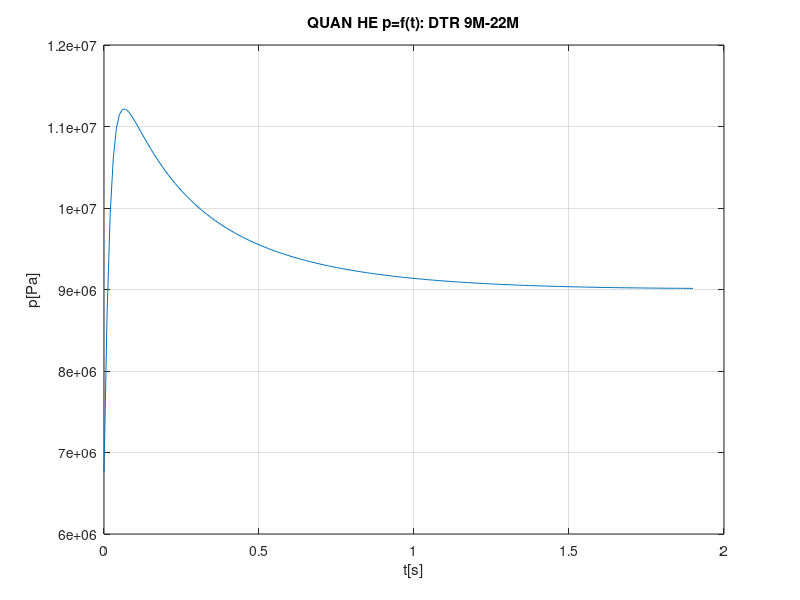

Source code (MATLAB):
clear all;
clc
%'---Chuong trinh giai bai toan TPT cua DTR 9M-22M-10/12/05--'
%'Cac tham so ban dau - cua file solieu 9m22m'
  buocTP=0.01; spt=3;
  dn=0.104;dt=0.020;ltp=0.902; delt=1580; 
  kn=1.25;f0=850000; u1=0.12*10^(-6);nuy=0.708;
  slf=7; dth=0.013; dk=0.114;lk=0.934;
  kt=0.002; Tbd=293; Tbdc=293;kvkhi=0.000006;
  a=0.3; b=5.0;phi2=0.92;
  %'ket thuc cac tham so ban dau'
    s=pi*(dn+dt)*ltp;
    fth=slf*pi*dth^2/4;
    smd=pi/4*(dn^2-dt^2);
    om=smd*ltp*delt;
    fk=pi/4*dk^2;
    f1tbd=1/(1-kt*(Tbd-Tbdc));
    k0k=sqrt(2*kn/(kn+1))*(2/(kn+1))^(1/(kn-1));
    w0=pi/4*dk^2*lk; 
    tgchay=0.0;
  x(1)=0.0001;  %x(1)=si
  x(2)=0.7015; %x(2)=khi
  x(3)=40*10^5;%x(3)=p
%for k=1:100 
k=1;
while x(1)<=1.0     
   %' --Procedure runkut-- '   
    w1=[0 0.5 0.5 1];
for ir=1:spt     %1
    sr(1,ir)=0;
end;              %1
for jr=1:4   %2
    nr=jr+1;
    for kr=1:spt  %3
        y(kr)=x(kr)+w1(jr)*sr(jr,kr);
    end;          %3    
   %' -khai bao ve phai HPT- '
    %y(1)=si; y(2)=khi; y(3)=p;
    ec=1/4*(dn-dt)*y(1);
    ftd=fk-pi/4*((dn-2*ec)^2-(dt+2*ec)^2);
    fp=u1*y(3)^nuy;
    vkhi=phi2*k0k*fth*sqrt(y(2)*f0)/ftd;
    fvkhi=1+kvkhi*vkhi^2;   
    w=w0-om*(1-y(1))/delt;
    u=fp*f1tbd*fvkhi;
      h(1)=s*u*delt/om;  
      h(2)=a*b*h(1)/(1+b*y(1))^2;
      khi1=h(2)/y(2);
      ht1=(phi2*k0k*fth*sqrt(y(2)*f0)+s*u-w*khi1)*y(3);
      ht2=s*u*y(2)*f0*delt;
      h(3)=-(ht1-ht2)/w;
    %' -ket thuc khai bao VP- '
    for lr=1:spt  %4
        sr(nr,lr)=buocTP*h(lr);
    end;          %4
end          %2
    for lr=1:spt  %5
        x(lr)=x(lr)+(sr(2,lr)+2*sr(3,lr)+2*sr(4,lr)+sr(5,lr))/6;
    end;          %5    
    %'--Ket thuc Procedure runkut--'
      tg(k)=tgchay;
      si(k)=x(1);
      khi(k)=x(2);
      p(k)=x(3);    
    tgchay=tgchay+buocTP;
     k=k+1;
end %of while    
plot(tg,p);
title('QUAN HE p=f(t): DTR 9M-22M');
xlabel('t[s]');
ylabel('p[Pa]');
grid;

